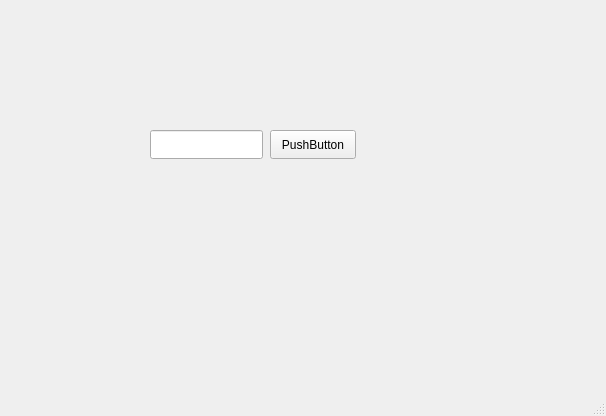
<?xml version="1.0" encoding="UTF-8"?>
<ui version="4.0">
 <class>MainWindow</class>
 <widget class="QMainWindow" name="MainWindow">
  <property name="geometry">
   <rect>
    <x>0</x>
    <y>0</y>
    <width>606</width>
    <height>416</height>
   </rect>
  </property>
  <property name="cursor">
   <cursorShape>ArrowCursor</cursorShape>
  </property>
  <property name="windowTitle">
   <string>Titulo da página</string>
  </property>
  <property name="locale">
   <locale language="Portuguese" country="Brazil"/>
  </property>
  <widget class="QWidget" name="centralwidget">
   <widget class="QPushButton" name="btnEnviar">
    <property name="geometry">
     <rect>
      <x>270</x>
      <y>130</y>
      <width>86</width>
      <height>29</height>
     </rect>
    </property>
    <property name="text">
     <string>PushButton</string>
    </property>
   </widget>
   <widget class="QLineEdit" name="lnNome">
    <property name="geometry">
     <rect>
      <x>150</x>
      <y>130</y>
      <width>113</width>
      <height>29</height>
     </rect>
    </property>
   </widget>
  </widget>
  <widget class="QMenuBar" name="menubar">
   <property name="geometry">
    <rect>
     <x>0</x>
     <y>0</y>
     <width>606</width>
     <height>23</height>
    </rect>
   </property>
  </widget>
  <widget class="QStatusBar" name="statusbar"/>
 </widget>
 <resources/>
 <connections/>
</ui>
